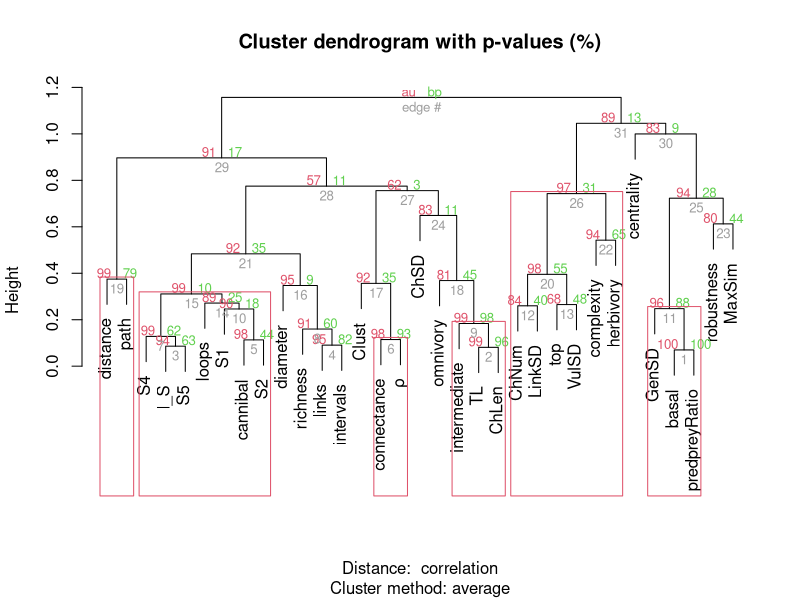
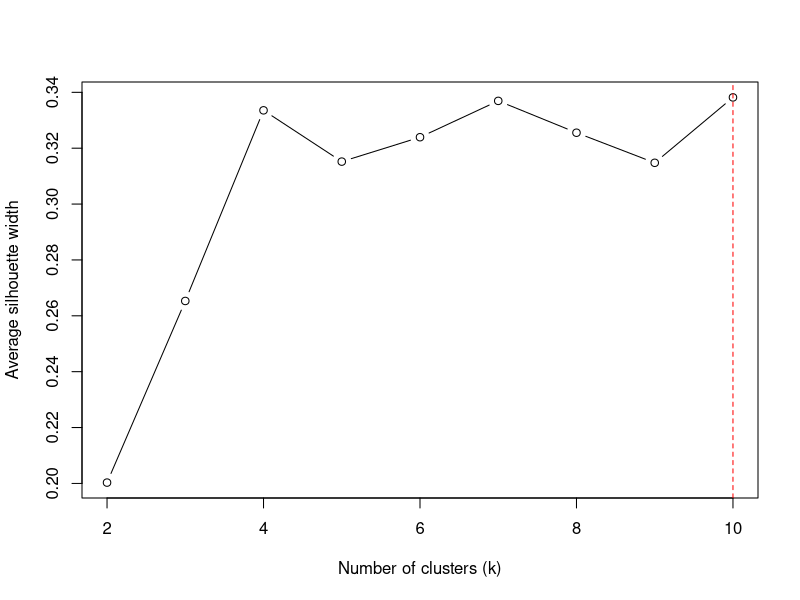
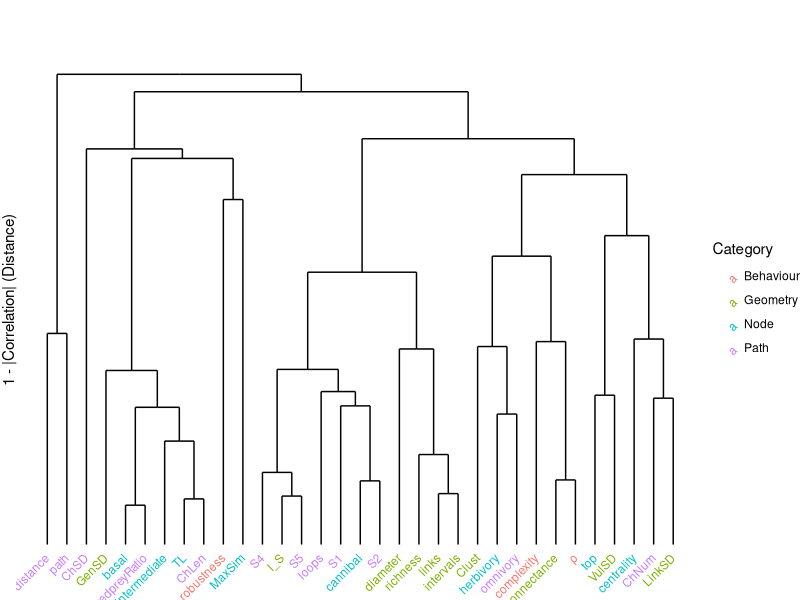

These figures' R source, in order: (Note: this script raises an error after producing the figures.)
# ================================================
# 04_variable_clustering_focus.R
# ================================================

library(tidyverse)
library(cluster)
library(pvclust)
library(ggdendro)
library(here)

setwd(here::here())

# --- Load cleaned data ---
metrics <- read.csv("data/cleaned/all_networks.csv")

# ================================================
# 1. Scale the metrics
# ================================================
metrics_scaled <- scale(metrics)  # center=TRUE, scale=TRUE

# ================================================
# 2. Compute correlation-based distance
# ================================================
# We use |correlation| to capture similarity regardless of sign
dist_mat <- as.dist(1 - abs(cor(metrics_scaled, use = "pairwise.complete.obs")))

# ================================================
# 3. Hierarchical clustering
# ================================================
hc <- hclust(dist_mat, method = "average")

# Functional categories (as an experiment)
behaviour_metrics <- c("ρ", "complexity", "robustness")
geometry_metrics <- c("connectance", "l_S", "links", "richness", "Clust", "GenSD", "VulSD", "LinkSD", "diameter", "intervals")
path_metrics <- c("ChLen", "ChSD", "ChNum", "path", "S1", "S2", "S4", "S5", "omnivory", "loops", "predpreyRatio", "distance")
node_metrics <- c("basal", "top","intermediate", "herbivory", "cannibal", "TL", "centrality", "MaxSim")

dend_data <- dendro_data(hc) 

tip_names <- label(dend_data) %>%
  mutate(Category = case_when(
    label %in% behaviour_metrics ~ "Behaviour",
    label %in% geometry_metrics ~ "Geometry",
    label %in% path_metrics ~ "Path",
    label %in% node_metrics ~ "Node",
    TRUE ~ "Other"))

dend_plot <- 
  ggplot(segment(dend_data)) +
  geom_segment(aes(x = x, 
                   y = y, 
                   xend = xend, 
                   yend = yend)) +
  geom_text(data = tip_names, 
            aes(x = x, 
                y = -0.02, 
                label = label,
                colour = Category),
            angle = 45, hjust = 1, size = 3) +
  theme_void() +
  labs(y = "1 - |Correlation| (Distance)", 
       x = "") +
  ylim(-0.05, max(segment(dend_data)$y) * 1.1) +
  theme(axis.title.y = element_text(angle = 90))

# Save figure
ggsave("../figures/metric_hclust.png", 
       dend_plot, 
       width = 10, height = 8)

# ================================================
# 4. Bootstrap clusters for stability (optional)
# ================================================
set.seed(66)
pv <- pvclust(metrics_scaled, 
              method.hclust="average", 
              method.dist="correlation", nboot=1000)
plot(pv)
pvrect(pv, alpha=0.95)  # highlights clusters with >= 95% bootstrap support

# Compute correlation-based distance between metrics
dist_mat <- as.dist(1 - abs(cor(metrics_scaled)))

# Compute silhouette widths for k = 2 to 10
sil_width <- numeric(9)
for (k in 2:10) {
  cluster_assign <- cutree(hclust(dist_mat, method = "average"), k)
  sil <- silhouette(cluster_assign, dist_mat)
  sil_width[k-1] <- mean(sil[, 3])
}

plot(2:10, sil_width, type="b", xlab="Number of clusters (k)", ylab="Average silhouette width")
abline(v=which.max(sil_width)+1, col="red", lty=2)
cat("Optimal k suggested by silhouette:", which.max(sil_width)+1, "\n")

# ================================================
# 5. Interpret clusters
# ================================================

# Cut dendrogram into clusters
clusters <- cutree(hc, k = 4)
cluster_df <- data.frame(Metric=names(clusters), Cluster=clusters)

# Summary: metrics per cluster
cluster_summary <- cluster_df %>%
  group_by(Cluster) %>%
  summarise(Metrics = paste(Metric, collapse=", "),
            Count = n())

print(cluster_summary)

# --- Select representative metric from each cluster ---
# Here you might choose:
# - Ecologically meaningful metric
# - Metric with highest mean correlation to others in the cluster

representative_metrics <- cluster_df %>%
  group_by(Cluster) %>%
  summarise(Representative = Metric[1])  # simple: first metric per cluster

print(representative_metrics)

# Save cluster info
write.csv(cluster_df, "../tables/metric_clusters.csv", row.names=FALSE)
write.csv(cluster_summary, "../tables/metric_cluster_summary.csv", row.names=FALSE)
write.csv(representative_metrics, "../tables/reduced_metrics_from_clustering.csv", row.names=FALSE)
